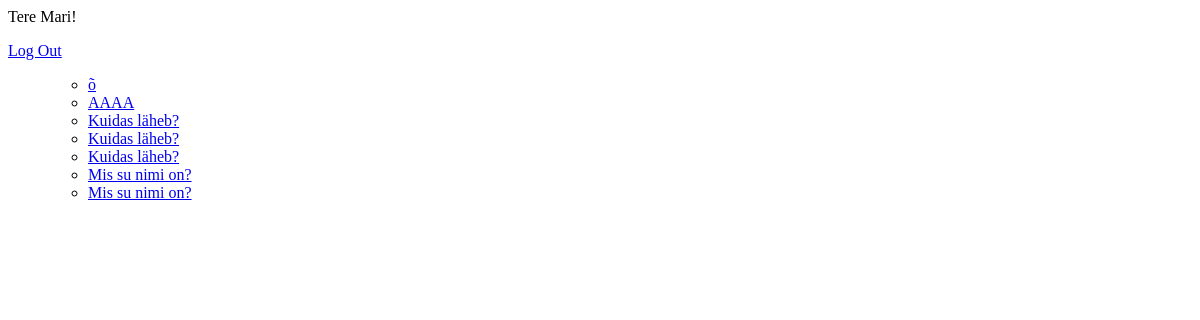
Page / (signed in) on the earlier database version.
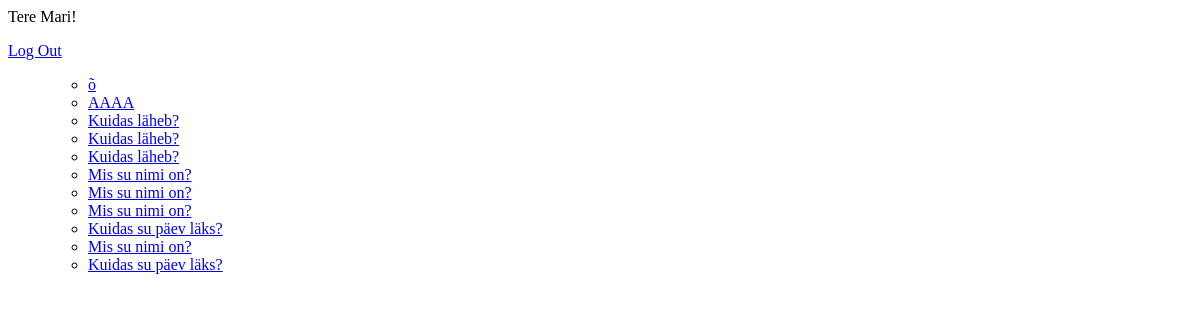
Same page on the later database version.
### polls/models.py (models this page shows, shortened)
class Question(models.Model):
    author = models.ForeignKey(User, null=False, on_delete=models.CASCADE)
    title = models.CharField(max_length=200, null=False)
    body = models.TextField(null=False)
    created_at = models.DateTimeField(auto_now_add=True)
    updated_at = models.DateTimeField(auto_now=True)

### foorum/views.py (the view)
# urls.py: path("", views.IndexView, name="home"),
def IndexView(request):
    template = loader.get_template('home.html')
    questions = Question.objects.all().values()
    context = {
        'questions': questions,
    }
    return HttpResponse(template.render(context, request))

### templates/home.html (shortened to what this page needs)
{% extends 'base.html' %}
{% block content %}
{% if user.is_authenticated %}
  Tere {{ user.username }}!
  <p><a href="{% url 'logout' %}">Log Out</a></p>
  {% else %}
  <p>You are not logged in</p>
  <a href="{% url 'login' %}">Log In</a>
{% endif %}
{% include 'index.html' %}
{% endblock %}

### templates/base.html (shortened to what this page needs)
</html>
<html>
<head>
</head>
<body>
  <main>
    {% block content %}
    {% endblock %}
  </main>
</body>
</html>

### templates/index.html (shortened to what this page needs)
{% block content %}
    {% if user.is_authenticated %}
    <ul>
        {% if questions %}
            <ul>
            {% for question in questions %}
            <li><a href="{% url 'tuhjus' question.id %}">{{ question.title }}</a></li>
            {% endfor %}
            </ul>
        {% endif %}
    {% endif %}
{% endblock %}

Differences in the rows shown:
added Question: title "Mis su nimi on?"
added Question: title "Kuidas su päev läks?"
added Question: title "Mis su nimi on?"
added Question: title "Kuidas su päev läks?"
